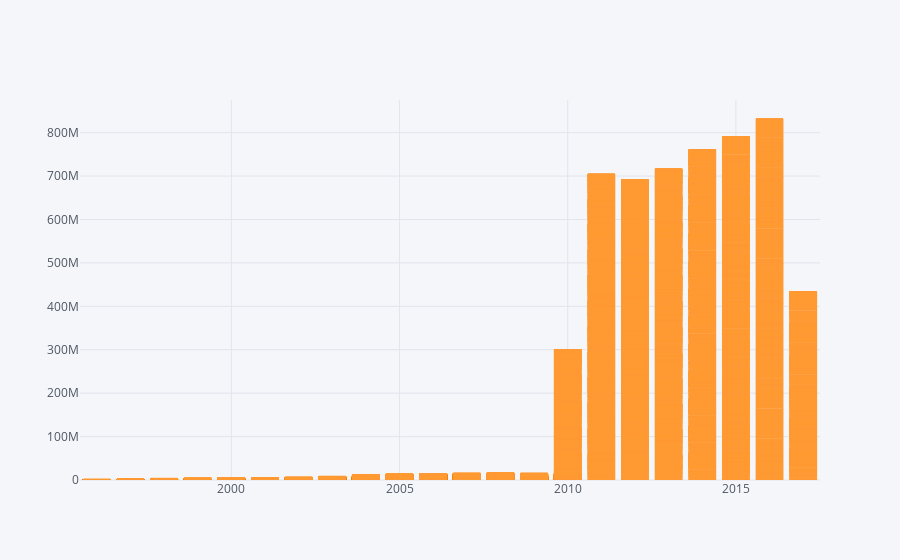

The notebook cell saved with this chart:
### Code cell
df_1.iplot(kind='bar',x='year',y='value',bins=50)

### Figure 1 — Plotly figure (JSON) as saved in the notebook; plotly's stock layout.template omitted (floating-point values rounded to 4 significant figures; data arrays with more than 128 entries replaced by an {"elided": "..."} marker saying what was removed)
{"data": [{"marker": {"color": "rgba(255, 153, 51, 0.6)", "line": {"color": "rgba(255, 153, 51, 1.0)", "width": 1}}, "name": "value", "orientation": "v", "text": "", "type": "bar", "x": {"elided": "39000 int values"}, "y": {"elided": "39000 mixed values"}}], "layout": {"legend": {"bgcolor": "#F5F6F9", "font": {"color": "#4D5663"}}, "paper_bgcolor": "#F5F6F9", "plot_bgcolor": "#F5F6F9", "titlefont": {"color": "#4D5663"}, "xaxis1": {"gridcolor": "#E1E5ED", "showgrid": true, "tickfont": {"color": "#4D5663"}, "title": "", "titlefont": {"color": "#4D5663"}, "zerolinecolor": "#E1E5ED"}, "yaxis1": {"gridcolor": "#E1E5ED", "showgrid": true, "tickfont": {"color": "#4D5663"}, "title": "", "titlefont": {"color": "#4D5663"}, "zerolinecolor": "#E1E5ED"}}}
